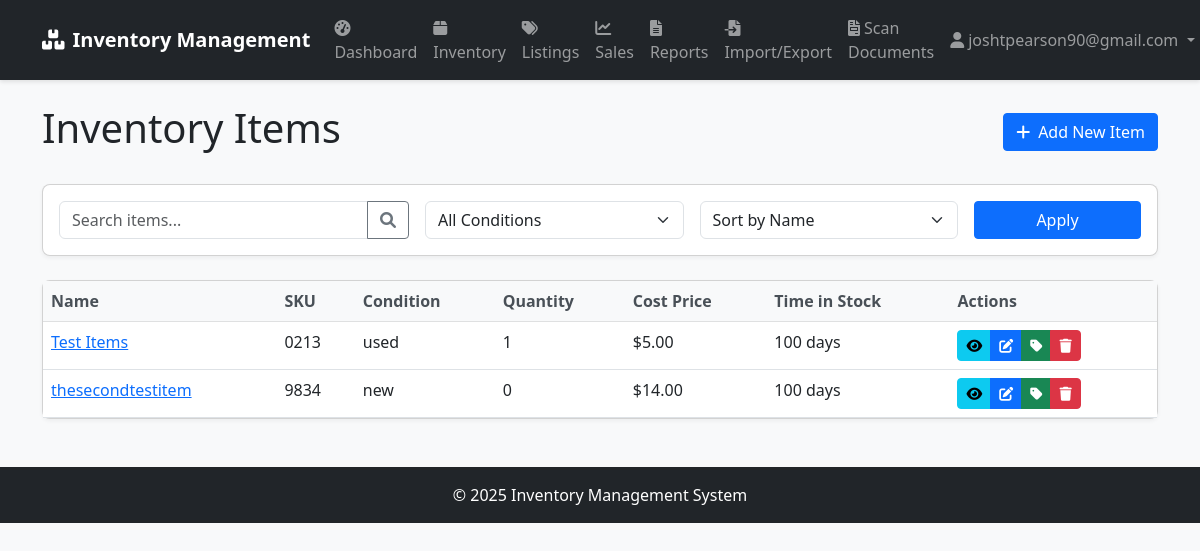
The page /inventory/ (signed in) on the database its author committed.
### app/models/user.py (models this page shows, shortened)
class User(UserMixin, db.Model):
    __tablename__ = 'users'
    id = db.Column(db.Integer, primary_key=True)
    username = db.Column(db.String(64), unique=True, index=True)
    email = db.Column(db.String(120), unique=True, index=True)
    password_hash = db.Column(db.String(128))
    role = db.Column(db.String(20), default='user')  # 'admin', 'manager', 'user'
    created_at = db.Column(db.DateTime, default=datetime.utcnow)
    last_login = db.Column(db.DateTime)
    def is_admin(self):
        return self.role == 'admin'

### app/models/inventory.py (models this page shows, shortened)
class Item(db.Model):
    __tablename__ = 'items'
    id = db.Column(db.Integer, primary_key=True)
    name = db.Column(db.String(100), nullable=False)
    description = db.Column(db.Text)
    sku = db.Column(db.String(50), unique=True, index=True)
    condition = db.Column(db.String(50))  # new, used, refurbished, etc.
    cost_price = db.Column(db.Float, nullable=False)
    created_at = db.Column(db.DateTime, default=datetime.utcnow)
    updated_at = db.Column(db.DateTime, default=datetime.utcnow, onupdate=datetime.utcnow)
    inventory_records = db.relationship('InventoryRecord', backref='item', lazy='dynamic')
    listings = db.relationship('Listing', backref='item', lazy='dynamic')
    def current_quantity(self):
        return sum(record.quantity for record in self.inventory_records)
    def time_in_stock(self):
        if not self.created_at:
            return 0
        return (datetime.utcnow() - self.created_at).days

class InventoryRecord(db.Model):
    __tablename__ = 'inventory_records'
    id = db.Column(db.Integer, primary_key=True)
    item_id = db.Column(db.Integer, db.ForeignKey('items.id'), nullable=False)
    quantity = db.Column(db.Integer, default=0)
    location = db.Column(db.String(100))  # warehouse, shelf, etc.
    date_added = db.Column(db.DateTime, default=datetime.utcnow)

### app/routes/inventory.py (the view)
@inventory_bp.route('/')
@login_required
def index():
    items = Item.query.all()
    return render_template('inventory/index.html', items=items)

### app/models/user.py (called while the page is built)
@login_manager.user_loader
def load_user(user_id):
    return User.query.get(int(user_id))

### app/templates/inventory/index.html (shortened to what this page needs)
{% extends "base.html" %}
{% block content %}
<div class="d-flex justify-content-between align-items-center mb-4">
    <h1>Inventory Items</h1>
    <a href="{{ url_for('inventory.add_item') }}" class="btn btn-primary">
        <i class="fas fa-plus me-2"></i>Add New Item
    </a>
</div>
<div class="card mb-4">
    <div class="card-body">
        <form method="GET" action="{{ url_for('inventory.index') }}" class="row g-3">
            <div class="col-md-4">
                <div class="input-group">
                    <input type="text" class="form-control" placeholder="Search items..." name="search" value="{{ request.args.get('search', '') }}">
                    <button class="btn btn-outline-secondary" type="submit">
                        <i class="fas fa-search"></i>
                    </button>
                </div>
            </div>
            <div class="col-md-3">
                <select class="form-select" name="condition">
                    <option value="">All Conditions</option>
                </select>
            </div>
            <div class="col-md-3">
                <select class="form-select" name="sort">
                    <option value="name" {% if request.args.get('sort') == 'name' %}selected{% endif %}>Sort by Name</option>
                </select>
            </div>
            <div class="col-md-2">
                <button type="submit" class="btn btn-primary w-100">Apply</button>
            </div>
        </form>
    </div>
</div>
<div class="card">
    <div class="card-body p-0">
        <div class="table-responsive">
            <table class="table table-hover mb-0">
                <thead class="table-light">
                    <tr>
                        <th>Name</th>
                        <th>SKU</th>
                        <th>Condition</th>
                        <th>Quantity</th>
                        <th>Cost Price</th>
                        <th>Time in Stock</th>
                        <th>Actions</th>
                    </tr>
                </thead>
                <tbody>
                    {% if items %}
                        {% for item in items %}
                        <tr>
                            <td>
                                <a href="{{ url_for('inventory.view_item', item_id=item.id) }}">
                                    {{ item.name }}
                                </a>
                            </td>
                            <td>{{ item.sku }}</td>
                            <td>{{ item.condition }}</td>
                            <td>{{ item.current_quantity() }}</td>
                            <td>${{ "%.2f"|format(item.cost_price) }}</td>
                            <td>{{ item.time_in_stock() }} days</td>
                            <td>
                                <div class="btn-group btn-group-sm">
                                    <a href="{{ url_for('inventory.view_item', item_id=item.id) }}" class="btn btn-info" data-bs-toggle="tooltip" title="View">
                                        <i class="fas fa-eye"></i>
                                    </a>
                                    <a href="{{ url_for('inventory.edit_item', item_id=item.id) }}" class="btn btn-primary" data-bs-toggle="tooltip" title="Edit">
                                        <i class="fas fa-edit"></i>
                                    </a>
                                    <a href="{{ url_for('sales.add_listing', item_id=item.id) }}" class="btn btn-success" data-bs-toggle="tooltip" title="Create Listing">
                                        <i class="fas fa-tag"></i>
                                    </a>
                                    <button type="button" class="btn btn-danger delete-confirm" data-bs-toggle="modal" data-bs-target="#deleteModal{{ item.id }}" data-bs-toggle="tooltip" title="Delete">
                                        <i class="fas fa-trash"></i>
                                    </button>
                                </div>
                            </td>
                        </tr>
                        {% endfor %}
                    {% endif %}
                </tbody>
            </table>
        </div>
    </div>
</div>
{% endblock %}

### app/templates/base.html (shortened to what this page needs)
<!DOCTYPE html>
<html lang="en">
<head>
    <link href="https://cdn.jsdelivr.net/npm/bootstrap@5.3.0/dist/css/bootstrap.min.css" rel="stylesheet">
    <link rel="stylesheet" href="https://cdnjs.cloudflare.com/ajax/libs/font-awesome/6.0.0/css/all.min.css">
    <link rel="stylesheet" href="{{ url_for('static', filename='css/style.css') }}">
</head>
<body>
    <nav class="navbar navbar-expand-lg navbar-dark bg-dark">
        <div class="container">
            <a class="navbar-brand" href="{{ url_for('main.index') }}">
                <i class="fas fa-boxes me-2"></i>Inventory Management
            </a>
            <div class="collapse navbar-collapse" id="navbarNav">
                <ul class="navbar-nav me-auto">
                    {% if current_user.is_authenticated %}
                    <li class="nav-item">
                        <a class="nav-link" href="{{ url_for('main.dashboard') }}">
                            <i class="fas fa-tachometer-alt me-1"></i>Dashboard
                        </a>
                    </li>
                    <li class="nav-item">
                        <a class="nav-link" href="{{ url_for('inventory.index') }}">
                            <i class="fas fa-box me-1"></i>Inventory
                        </a>
                    </li>
                    <li class="nav-item">
                        <a class="nav-link" href="{{ url_for('sales.index') }}">
                            <i class="fas fa-tags me-1"></i>Listings
                        </a>
                    </li>
                    <li class="nav-item">
                        <a class="nav-link" href="{{ url_for('sales.dashboard') }}">
                            <i class="fas fa-chart-line me-1"></i>Sales
                        </a>
                    </li>
                    <li class="nav-item">
                        <a class="nav-link" href="{{ url_for('reports.index') }}">
                            <i class="fas fa-file-alt me-1"></i>Reports
                        </a>
                    </li>
                    <li class="nav-item">
                        <a class="nav-link" href="{{ url_for('import_export.index') }}">
                            <i class="fas fa-file-import me-1"></i>Import/Export
                        </a>
                    </li>
                    <li class="nav-item">
                        <a class="nav-link" href="{{ url_for('documents.index') }}">
                            <i class="fas fa-file-invoice me-1"></i>Scan Documents
                        </a>
                    </li>
                    {% endif %}
                </ul>
                <ul class="navbar-nav">
                    {% if current_user.is_authenticated %}
                    <li class="nav-item dropdown">
                        <a class="nav-link dropdown-toggle" href="#" id="userDropdown" role="button" data-bs-toggle="dropdown">
                            <i class="fas fa-user me-1"></i>{{ current_user.username }}
                        </a>
                    </li>
                    {% endif %}
                </ul>
            </div>
        </div>
    </nav>
    <div class="container mt-4">
        {% block content %}{% endblock %}
    </div>
    <footer class="bg-dark text-white mt-5 py-3">
        <div class="container text-center">
            <p class="mb-0">&copy; 2025 Inventory Management System</p>
        </div>
    </footer>
</body>
</html>

### app/static/css/style.css (style rules this page uses)
body { font-family: 'Segoe UI', Tahoma, Geneva, Verdana, sans-serif; background-color: #f8f9fa; }
.card { border-radius: 8px; box-shadow: 0 2px 4px rgba(0, 0, 0, 0.05); transition: transform 0.2s, box-shadow 0.2s; }
.table th { font-weight: 600; color: #495057; }
.btn { border-radius: 4px; font-weight: 500; }
.btn-primary { background-color: #0d6efd; border-color: #0d6efd; }
.btn-success { background-color: #198754; border-color: #198754; }
.navbar { box-shadow: 0 2px 4px rgba(0, 0, 0, 0.1); }
.navbar-brand { font-weight: 600; }
.nav-link { font-weight: 500; }
footer { margin-top: 3rem; }

### rows shown on the page
User: username "joshtpearson90@gmail.com"
Item: name "Test Items", sku "0213", condition "used", current_quantity "1", cost_price "5.00", time_in_stock "100"
Item: name "thesecondtestitem", sku "9834", condition "new", current_quantity "0", cost_price "14.00", time_in_stock "100"
